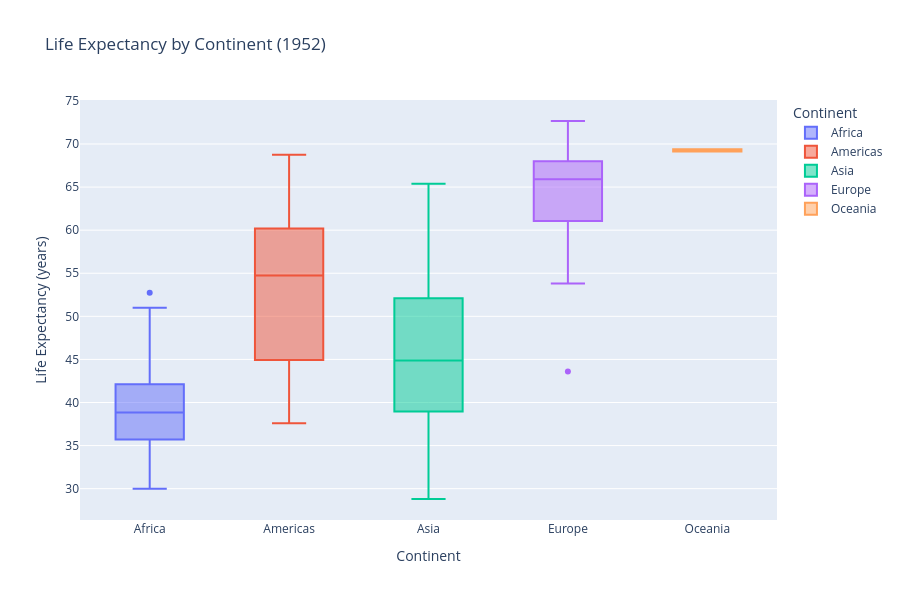

Here is the notebook cell this chart was saved with:
### Markdown cell above
### **B.2. Quatitative vs qualitative**

- We observed differences in health conditions across continents in 2007. Was this also the case in 1952? Please visualize your findings.
- What about the economy? Visualize and explain your results.

### Code cell
ordered_cols = ['country', 'continent', 'year', 'lifeExp', 'pop', 'gdpPercap']
fig_box = px.box(
    data_1952,
    x='continent',
    y='lifeExp',
    color='continent',
    title='Life Expectancy by Continent (1952)',
    labels={'lifeExp': 'Life Expectancy (years)', 'continent': 'Continent'},
    category_orders={'continent': ['Africa', 'Americas', 'Asia', 'Europe', 'Oceania']}
)
fig_box.update_layout(width=900, height=600,title='Life Expectancy by Continent (1952)')
fig_box.show()

### Figure 1 — Plotly figure (JSON) as saved in the notebook; plotly's stock layout.template omitted (floating-point values rounded to 4 significant figures)
{"data": [{"alignmentgroup": "True", "hovertemplate": "Continent=%{x}<br>Life Expectancy (years)=%{y}<extra></extra>", "legendgroup": "Africa", "marker": {"color": "#636efa"}, "name": "Africa", "notched": false, "offsetgroup": "Africa", "orientation": "v", "showlegend": true, "type": "box", "x": ["Africa", "Africa", "Africa", "Africa", "Africa", "Africa", "Africa", "Africa", "Africa", "Africa", "Africa", "Africa", "Africa", "Africa", "Africa", "Africa", "Africa", "Africa", "Africa", "Africa", "Africa", "Africa", "Africa", "Africa", "Africa", "Africa", "Africa", "Africa", "Africa", "Africa", "Africa", "Africa", "Africa", "Africa", "Africa", "Africa", "Africa", "Africa", "Africa", "Africa", "Africa", "Africa", "Africa", "Africa", "Africa", "Africa", "Africa", "Africa", "Africa", "Africa", "Africa", "Africa"], "x0": " ", "xaxis": "x", "y": [43.08, 30.02, 38.22, 47.62, 31.98, 39.03, 38.52, 35.46, 38.09, 40.72, 39.14, 42.11, 40.48, 34.81, 41.89, 34.48, 35.93, 34.08, 37.0, 30.0, 43.15, 33.61, 32.5, 42.27, 42.14, 38.48, 42.72, 36.68, 36.26, 33.69, 40.54, 50.99, 42.87, 31.29, 41.73, 37.44, 36.32, 52.72, 40.0, 46.47, 37.28, 30.33, 32.98, 45.01, 38.63, 41.41, 41.22, 38.6, 44.6, 39.98, 42.04, 48.45], "y0": " ", "yaxis": "y"}, {"alignmentgroup": "True", "hovertemplate": "Continent=%{x}<br>Life Expectancy (years)=%{y}<extra></extra>", "legendgroup": "Americas", "marker": {"color": "#EF553B"}, "name": "Americas", "notched": false, "offsetgroup": "Americas", "orientation": "v", "showlegend": true, "type": "box", "x": ["Americas", "Americas", "Americas", "Americas", "Americas", "Americas", "Americas", "Americas", "Americas", "Americas", "Americas", "Americas", "Americas", "Americas", "Americas", "Americas", "Americas", "Americas", "Americas", "Americas", "Americas", "Americas", "Americas", "Americas", "Americas"], "x0": " ", "xaxis": "x", "y": [62.48, 40.41, 50.92, 68.75, 54.74, 50.64, 57.21, 59.42, 45.93, 48.36, 45.26, 42.02, 37.58, 41.91, 58.53, 50.79, 42.31, 55.19, 62.65, 43.9, 64.28, 59.1, 68.44, 66.07, 55.09], "y0": " ", "yaxis": "y"}, {"alignmentgroup": "True", "hovertemplate": "Continent=%{x}<br>Life Expectancy (years)=%{y}<extra></extra>", "legendgroup": "Asia", "marker": {"color": "#00cc96"}, "name": "Asia", "notched": false, "offsetgroup": "Asia", "orientation": "v", "showlegend": true, "type": "box", "x": ["Asia", "Asia", "Asia", "Asia", "Asia", "Asia", "Asia", "Asia", "Asia", "Asia", "Asia", "Asia", "Asia", "Asia", "Asia", "Asia", "Asia", "Asia", "Asia", "Asia", "Asia", "Asia", "Asia", "Asia", "Asia", "Asia", "Asia", "Asia", "Asia", "Asia", "Asia", "Asia", "Asia"], "x0": " ", "xaxis": "x", "y": [28.8, 50.94, 37.48, 39.42, 44.0, 60.96, 37.37, 37.47, 44.87, 45.32, 65.39, 63.03, 43.16, 50.06, 47.45, 55.56, 55.93, 48.46, 42.24, 36.32, 36.16, 37.58, 43.44, 47.75, 39.88, 60.4, 57.59, 45.88, 58.5, 50.85, 40.41, 43.16, 32.55], "y0": " ", "yaxis": "y"}, {"alignmentgroup": "True", "hovertemplate": "Continent=%{x}<br>Life Expectancy (years)=%{y}<extra></extra>", "legendgroup": "Europe", "marker": {"color": "#ab63fa"}, "name": "Europe", "notched": false, "offsetgroup": "Europe", "orientation": "v", "showlegend": true, "type": "box", "x": ["Europe", "Europe", "Europe", "Europe", "Europe", "Europe", "Europe", "Europe", "Europe", "Europe", "Europe", "Europe", "Europe", "Europe", "Europe", "Europe", "Europe", "Europe", "Europe", "Europe", "Europe", "Europe", "Europe", "Europe", "Europe", "Europe", "Europe", "Europe", "Europe", "Europe"], "x0": " ", "xaxis": "x", "y": [55.23, 66.8, 68.0, 53.82, 59.6, 61.21, 66.87, 70.78, 66.55, 67.41, 67.5, 65.86, 64.03, 72.49, 66.91, 65.94, 59.16, 72.13, 72.67, 61.31, 59.82, 61.05, 58.0, 64.36, 65.57, 64.94, 71.86, 69.62, 43.59, 69.18], "y0": " ", "yaxis": "y"}, {"alignmentgroup": "True", "hovertemplate": "Continent=%{x}<br>Life Expectancy (years)=%{y}<extra></extra>", "legendgroup": "Oceania", "marker": {"color": "#FFA15A"}, "name": "Oceania", "notched": false, "offsetgroup": "Oceania", "orientation": "v", "showlegend": true, "type": "box", "x": ["Oceania", "Oceania"], "x0": " ", "xaxis": "x", "y": [69.12, 69.39], "y0": " ", "yaxis": "y"}], "layout": {"boxmode": "overlay", "height": 600, "legend": {"title": {"text": "Continent"}, "tracegroupgap": 0}, "title": {"text": "Life Expectancy by Continent (1952)"}, "width": 900, "xaxis": {"anchor": "y", "categoryarray": ["Africa", "Americas", "Asia", "Europe", "Oceania"], "categoryorder": "array", "domain": [0, 1], "title": {"text": "Continent"}}, "yaxis": {"anchor": "x", "domain": [0, 1], "title": {"text": "Life Expectancy (years)"}}}}
